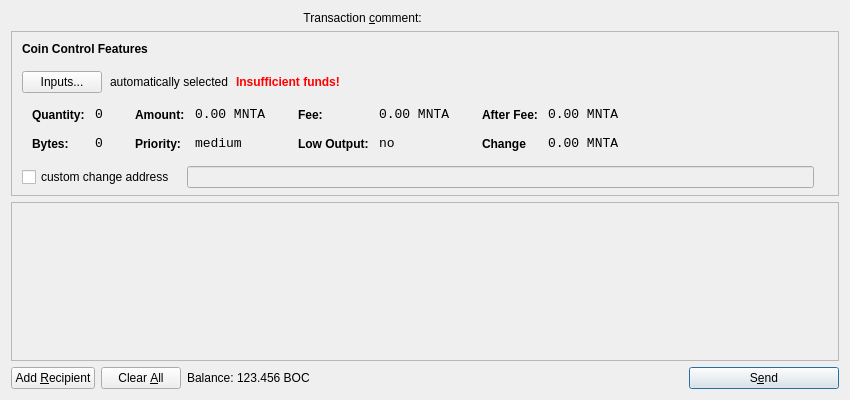
<?xml version="1.0" encoding="UTF-8"?>
<ui version="4.0">
 <class>SendCoinsDialog</class>
 <widget class="QDialog" name="SendCoinsDialog">
  <property name="geometry">
   <rect>
    <x>0</x>
    <y>0</y>
    <width>850</width>
    <height>400</height>
   </rect>
  </property>
  <property name="windowTitle">
   <string>Send Coins</string>
  </property>
  <layout class="QVBoxLayout" name="verticalLayout" stretch="0,0,1,0">
   <item>
    <layout class="QHBoxLayout" name="horizontalLayoutTxComment">
     <property name="spacing">
      <number>0</number>
     </property>
     <item>
      <widget class="QLabel" name="labelTxComment">
       <property name="text">
        <string>Transaction &amp;comment: </string>
       </property>
       <property name="alignment">
        <set>Qt::AlignLeading|Qt::AlignLeft|Qt::AlignRight|Qt::AlignTrailing|Qt::AlignVCenter</set>
       </property>
       <property name="buddy">
        <cstring>editTxComment</cstring>
       </property>
      </widget>
     </item>
     <item>
      <widget class="QValidatedLineEdit" name="editTxComment" native="true">
       <property name="enabled">
        <bool>true</bool>
       </property>
       <property name="toolTip">
        <string>Enter a transaction comment  (MAX 256 Characters) (Note: this information is public)</string>
       </property>
      </widget>
     </item>
    </layout>
   </item>
   <item>
    <widget class="QFrame" name="frameCoinControl">
     <property name="sizePolicy">
      <sizepolicy hsizetype="Expanding" vsizetype="Expanding">
       <horstretch>0</horstretch>
       <verstretch>0</verstretch>
      </sizepolicy>
     </property>
     <property name="maximumSize">
      <size>
       <width>16777215</width>
       <height>16777215</height>
      </size>
     </property>
     <property name="frameShape">
      <enum>QFrame::StyledPanel</enum>
     </property>
     <property name="frameShadow">
      <enum>QFrame::Sunken</enum>
     </property>
     <layout class="QVBoxLayout" name="verticalLayoutCoinControl2">
      <property name="spacing">
       <number>-1</number>
      </property>
      <property name="leftMargin">
       <number>0</number>
      </property>
      <property name="topMargin">
       <number>0</number>
      </property>
      <property name="rightMargin">
       <number>0</number>
      </property>
      <property name="bottomMargin">
       <number>6</number>
      </property>
      <item>
       <layout class="QVBoxLayout" name="verticalLayoutCoinControl" stretch="0,0,0,0,1">
        <property name="spacing">
         <number>0</number>
        </property>
        <property name="leftMargin">
         <number>10</number>
        </property>
        <property name="topMargin">
         <number>10</number>
        </property>
        <item>
         <layout class="QHBoxLayout" name="horizontalLayoutCoinControl1">
          <property name="bottomMargin">
           <number>15</number>
          </property>
          <item>
           <widget class="QLabel" name="labelCoinControlFeatures">
            <property name="sizePolicy">
             <sizepolicy hsizetype="Preferred" vsizetype="Maximum">
              <horstretch>0</horstretch>
              <verstretch>0</verstretch>
             </sizepolicy>
            </property>
            <property name="font">
             <font>
              <weight>75</weight>
              <bold>true</bold>
             </font>
            </property>
            <property name="styleSheet">
             <string notr="true">font-weight:bold;</string>
            </property>
            <property name="text">
             <string>Coin Control Features</string>
            </property>
           </widget>
          </item>
         </layout>
        </item>
        <item>
         <layout class="QHBoxLayout" name="horizontalLayoutCoinControl2" stretch="0,0,0,0">
          <property name="spacing">
           <number>8</number>
          </property>
          <property name="bottomMargin">
           <number>10</number>
          </property>
          <item>
           <widget class="QPushButton" name="pushButtonCoinControl">
            <property name="styleSheet">
             <string notr="true"/>
            </property>
            <property name="text">
             <string>Inputs...</string>
            </property>
           </widget>
          </item>
          <item>
           <widget class="QLabel" name="labelCoinControlAutomaticallySelected">
            <property name="text">
             <string>automatically selected</string>
            </property>
            <property name="margin">
             <number>5</number>
            </property>
           </widget>
          </item>
          <item>
           <widget class="QLabel" name="labelCoinControlInsuffFunds">
            <property name="font">
             <font>
              <weight>75</weight>
              <bold>true</bold>
             </font>
            </property>
            <property name="styleSheet">
             <string notr="true">color:red;font-weight:bold;</string>
            </property>
            <property name="text">
             <string>Insufficient funds!</string>
            </property>
            <property name="margin">
             <number>5</number>
            </property>
           </widget>
          </item>
          <item>
           <spacer name="horizontalSpacerCoinControl">
            <property name="orientation">
             <enum>Qt::Horizontal</enum>
            </property>
            <property name="sizeHint" stdset="0">
             <size>
              <width>40</width>
              <height>1</height>
             </size>
            </property>
           </spacer>
          </item>
         </layout>
        </item>
        <item>
         <widget class="QWidget" name="widgetCoinControl" native="true">
          <property name="sizePolicy">
           <sizepolicy hsizetype="Preferred" vsizetype="Preferred">
            <horstretch>0</horstretch>
            <verstretch>0</verstretch>
           </sizepolicy>
          </property>
          <property name="minimumSize">
           <size>
            <width>0</width>
            <height>0</height>
           </size>
          </property>
          <property name="styleSheet">
           <string notr="true"/>
          </property>
          <layout class="QHBoxLayout" name="horizontalLayoutCoinControl5">
           <property name="margin">
            <number>0</number>
           </property>
           <item>
            <layout class="QHBoxLayout" name="horizontalLayoutCoinControl3" stretch="0,0,0,1">
             <property name="spacing">
              <number>20</number>
             </property>
             <property name="topMargin">
              <number>0</number>
             </property>
             <property name="bottomMargin">
              <number>10</number>
             </property>
             <item>
              <layout class="QFormLayout" name="formLayoutCoinControl1">
               <property name="horizontalSpacing">
                <number>10</number>
               </property>
               <property name="verticalSpacing">
                <number>14</number>
               </property>
               <property name="leftMargin">
                <number>10</number>
               </property>
               <property name="topMargin">
                <number>4</number>
               </property>
               <property name="rightMargin">
                <number>6</number>
               </property>
               <item row="0" column="0">
                <widget class="QLabel" name="labelCoinControlQuantityText">
                 <property name="styleSheet">
                  <string notr="true">font-weight:bold;</string>
                 </property>
                 <property name="text">
                  <string>Quantity:</string>
                 </property>
                 <property name="margin">
                  <number>0</number>
                 </property>
                </widget>
               </item>
               <item row="0" column="1">
                <widget class="QLabel" name="labelCoinControlQuantity">
                 <property name="font">
                  <font>
                   <family>Monospace</family>
                   <pointsize>10</pointsize>
                  </font>
                 </property>
                 <property name="cursor">
                  <cursorShape>IBeamCursor</cursorShape>
                 </property>
                 <property name="contextMenuPolicy">
                  <enum>Qt::ActionsContextMenu</enum>
                 </property>
                 <property name="text">
                  <string>0</string>
                 </property>
                 <property name="margin">
                  <number>0</number>
                 </property>
                 <property name="textInteractionFlags">
                  <set>Qt::LinksAccessibleByMouse|Qt::TextSelectableByKeyboard|Qt::TextSelectableByMouse</set>
                 </property>
                </widget>
               </item>
               <item row="1" column="0">
                <widget class="QLabel" name="labelCoinControlBytesText">
                 <property name="styleSheet">
                  <string notr="true">font-weight:bold;</string>
                 </property>
                 <property name="text">
                  <string>Bytes:</string>
                 </property>
                </widget>
               </item>
               <item row="1" column="1">
                <widget class="QLabel" name="labelCoinControlBytes">
                 <property name="font">
                  <font>
                   <family>Monospace</family>
                   <pointsize>10</pointsize>
                  </font>
                 </property>
                 <property name="cursor">
                  <cursorShape>IBeamCursor</cursorShape>
                 </property>
                 <property name="contextMenuPolicy">
                  <enum>Qt::ActionsContextMenu</enum>
                 </property>
                 <property name="text">
                  <string>0</string>
                 </property>
                 <property name="textInteractionFlags">
                  <set>Qt::LinksAccessibleByMouse|Qt::TextSelectableByKeyboard|Qt::TextSelectableByMouse</set>
                 </property>
                </widget>
               </item>
              </layout>
             </item>
             <item>
              <layout class="QFormLayout" name="formLayoutCoinControl2">
               <property name="horizontalSpacing">
                <number>10</number>
               </property>
               <property name="verticalSpacing">
                <number>14</number>
               </property>
               <property name="leftMargin">
                <number>6</number>
               </property>
               <property name="topMargin">
                <number>4</number>
               </property>
               <property name="rightMargin">
                <number>6</number>
               </property>
               <item row="0" column="0">
                <widget class="QLabel" name="labelCoinControlAmountText">
                 <property name="styleSheet">
                  <string notr="true">font-weight:bold;</string>
                 </property>
                 <property name="text">
                  <string>Amount:</string>
                 </property>
                 <property name="margin">
                  <number>0</number>
                 </property>
                </widget>
               </item>
               <item row="0" column="1">
                <widget class="QLabel" name="labelCoinControlAmount">
                 <property name="font">
                  <font>
                   <family>Monospace</family>
                   <pointsize>10</pointsize>
                  </font>
                 </property>
                 <property name="cursor">
                  <cursorShape>IBeamCursor</cursorShape>
                 </property>
                 <property name="contextMenuPolicy">
                  <enum>Qt::ActionsContextMenu</enum>
                 </property>
                 <property name="text">
                  <string>0.00 MNTA</string>
                 </property>
                 <property name="textInteractionFlags">
                  <set>Qt::LinksAccessibleByMouse|Qt::TextSelectableByKeyboard|Qt::TextSelectableByMouse</set>
                 </property>
                </widget>
               </item>
               <item row="1" column="0">
                <widget class="QLabel" name="labelCoinControlPriorityText">
                 <property name="styleSheet">
                  <string notr="true">font-weight:bold;</string>
                 </property>
                 <property name="text">
                  <string>Priority:</string>
                 </property>
                </widget>
               </item>
               <item row="1" column="1">
                <widget class="QLabel" name="labelCoinControlPriority">
                 <property name="font">
                  <font>
                   <family>Monospace</family>
                   <pointsize>10</pointsize>
                  </font>
                 </property>
                 <property name="cursor">
                  <cursorShape>IBeamCursor</cursorShape>
                 </property>
                 <property name="contextMenuPolicy">
                  <enum>Qt::ActionsContextMenu</enum>
                 </property>
                 <property name="text">
                  <string>medium</string>
                 </property>
                 <property name="textInteractionFlags">
                  <set>Qt::LinksAccessibleByMouse|Qt::TextSelectableByKeyboard|Qt::TextSelectableByMouse</set>
                 </property>
                </widget>
               </item>
              </layout>
             </item>
             <item>
              <layout class="QFormLayout" name="formLayoutCoinControl3">
               <property name="horizontalSpacing">
                <number>10</number>
               </property>
               <property name="verticalSpacing">
                <number>14</number>
               </property>
               <property name="leftMargin">
                <number>6</number>
               </property>
               <property name="topMargin">
                <number>4</number>
               </property>
               <property name="rightMargin">
                <number>6</number>
               </property>
               <item row="0" column="0">
                <widget class="QLabel" name="labelCoinControlFeeText">
                 <property name="styleSheet">
                  <string notr="true">font-weight:bold;</string>
                 </property>
                 <property name="text">
                  <string>Fee:</string>
                 </property>
                 <property name="margin">
                  <number>0</number>
                 </property>
                </widget>
               </item>
               <item row="0" column="1">
                <widget class="QLabel" name="labelCoinControlFee">
                 <property name="font">
                  <font>
                   <family>Monospace</family>
                   <pointsize>10</pointsize>
                  </font>
                 </property>
                 <property name="cursor">
                  <cursorShape>IBeamCursor</cursorShape>
                 </property>
                 <property name="contextMenuPolicy">
                  <enum>Qt::ActionsContextMenu</enum>
                 </property>
                 <property name="text">
                  <string>0.00 MNTA</string>
                 </property>
                 <property name="textInteractionFlags">
                  <set>Qt::LinksAccessibleByMouse|Qt::TextSelectableByKeyboard|Qt::TextSelectableByMouse</set>
                 </property>
                </widget>
               </item>
               <item row="1" column="0">
                <widget class="QLabel" name="labelCoinControlLowOutputText">
                 <property name="styleSheet">
                  <string notr="true">font-weight:bold;</string>
                 </property>
                 <property name="text">
                  <string>Low Output:</string>
                 </property>
                </widget>
               </item>
               <item row="1" column="1">
                <widget class="QLabel" name="labelCoinControlLowOutput">
                 <property name="font">
                  <font>
                   <family>Monospace</family>
                   <pointsize>10</pointsize>
                  </font>
                 </property>
                 <property name="cursor">
                  <cursorShape>IBeamCursor</cursorShape>
                 </property>
                 <property name="contextMenuPolicy">
                  <enum>Qt::ActionsContextMenu</enum>
                 </property>
                 <property name="text">
                  <string>no</string>
                 </property>
                 <property name="textInteractionFlags">
                  <set>Qt::LinksAccessibleByMouse|Qt::TextSelectableByKeyboard|Qt::TextSelectableByMouse</set>
                 </property>
                </widget>
               </item>
              </layout>
             </item>
             <item>
              <layout class="QFormLayout" name="formLayoutCoinControl4">
               <property name="horizontalSpacing">
                <number>10</number>
               </property>
               <property name="verticalSpacing">
                <number>14</number>
               </property>
               <property name="leftMargin">
                <number>6</number>
               </property>
               <property name="topMargin">
                <number>4</number>
               </property>
               <property name="rightMargin">
                <number>6</number>
               </property>
               <item row="0" column="0">
                <widget class="QLabel" name="labelCoinControlAfterFeeText">
                 <property name="styleSheet">
                  <string notr="true">font-weight:bold;</string>
                 </property>
                 <property name="text">
                  <string>After Fee:</string>
                 </property>
                 <property name="margin">
                  <number>0</number>
                 </property>
                </widget>
               </item>
               <item row="0" column="1">
                <widget class="QLabel" name="labelCoinControlAfterFee">
                 <property name="font">
                  <font>
                   <family>Monospace</family>
                   <pointsize>10</pointsize>
                  </font>
                 </property>
                 <property name="cursor">
                  <cursorShape>IBeamCursor</cursorShape>
                 </property>
                 <property name="contextMenuPolicy">
                  <enum>Qt::ActionsContextMenu</enum>
                 </property>
                 <property name="text">
                  <string>0.00 MNTA</string>
                 </property>
                 <property name="textInteractionFlags">
                  <set>Qt::LinksAccessibleByMouse|Qt::TextSelectableByKeyboard|Qt::TextSelectableByMouse</set>
                 </property>
                </widget>
               </item>
               <item row="1" column="0">
                <widget class="QLabel" name="labelCoinControlChangeText">
                 <property name="styleSheet">
                  <string notr="true">font-weight:bold;</string>
                 </property>
                 <property name="text">
                  <string>Change</string>
                 </property>
                </widget>
               </item>
               <item row="1" column="1">
                <widget class="QLabel" name="labelCoinControlChange">
                 <property name="font">
                  <font>
                   <family>Monospace</family>
                   <pointsize>10</pointsize>
                  </font>
                 </property>
                 <property name="cursor">
                  <cursorShape>IBeamCursor</cursorShape>
                 </property>
                 <property name="contextMenuPolicy">
                  <enum>Qt::ActionsContextMenu</enum>
                 </property>
                 <property name="text">
                  <string>0.00 MNTA</string>
                 </property>
                 <property name="textInteractionFlags">
                  <set>Qt::LinksAccessibleByMouse|Qt::TextSelectableByKeyboard|Qt::TextSelectableByMouse</set>
                 </property>
                </widget>
               </item>
              </layout>
             </item>
            </layout>
           </item>
          </layout>
         </widget>
        </item>
        <item>
         <layout class="QHBoxLayout" name="horizontalLayoutCoinControl4" stretch="0,0,0">
          <property name="spacing">
           <number>12</number>
          </property>
          <property name="sizeConstraint">
           <enum>QLayout::SetDefaultConstraint</enum>
          </property>
          <property name="topMargin">
           <number>5</number>
          </property>
          <property name="rightMargin">
           <number>5</number>
          </property>
          <item>
           <widget class="QCheckBox" name="checkBoxCoinControlChange">
            <property name="text">
             <string>custom change address</string>
            </property>
           </widget>
          </item>
          <item>
           <widget class="QLineEdit" name="lineEditCoinControlChange">
            <property name="enabled">
             <bool>false</bool>
            </property>
            <property name="sizePolicy">
             <sizepolicy hsizetype="Expanding" vsizetype="Fixed">
              <horstretch>0</horstretch>
              <verstretch>0</verstretch>
             </sizepolicy>
            </property>
           </widget>
          </item>
          <item>
           <widget class="QLabel" name="labelCoinControlChangeLabel">
            <property name="sizePolicy">
             <sizepolicy hsizetype="Preferred" vsizetype="Expanding">
              <horstretch>0</horstretch>
              <verstretch>0</verstretch>
             </sizepolicy>
            </property>
            <property name="minimumSize">
             <size>
              <width>0</width>
              <height>0</height>
             </size>
            </property>
            <property name="text">
             <string/>
            </property>
            <property name="margin">
             <number>3</number>
            </property>
           </widget>
          </item>
         </layout>
        </item>
        <item>
         <spacer name="verticalSpacerCoinControl">
          <property name="orientation">
           <enum>Qt::Vertical</enum>
          </property>
          <property name="sizeHint" stdset="0">
           <size>
            <width>800</width>
            <height>1</height>
           </size>
          </property>
         </spacer>
        </item>
       </layout>
      </item>
     </layout>
    </widget>
   </item>
   <item>
    <widget class="QScrollArea" name="scrollArea">
     <property name="widgetResizable">
      <bool>true</bool>
     </property>
     <widget class="QWidget" name="scrollAreaWidgetContents">
      <property name="geometry">
       <rect>
        <x>0</x>
        <y>0</y>
        <width>830</width>
        <height>165</height>
       </rect>
      </property>
      <layout class="QVBoxLayout" name="verticalLayout_2">
       <property name="margin">
        <number>0</number>
       </property>
       <item>
        <layout class="QVBoxLayout" name="entries">
         <property name="spacing">
          <number>6</number>
         </property>
        </layout>
       </item>
       <item>
        <spacer name="verticalSpacer">
         <property name="orientation">
          <enum>Qt::Vertical</enum>
         </property>
         <property name="sizeHint" stdset="0">
          <size>
           <width>20</width>
           <height>40</height>
          </size>
         </property>
        </spacer>
       </item>
      </layout>
     </widget>
    </widget>
   </item>
   <item>
    <layout class="QHBoxLayout" name="horizontalLayout">
     <item>
      <widget class="QPushButton" name="addButton">
       <property name="toolTip">
        <string>Send to multiple recipients at once</string>
       </property>
       <property name="text">
        <string>Add &amp;Recipient</string>
       </property>
       <property name="icon">
        <iconset resource="../eMark.qrc">
         <normaloff>:/icons/add</normaloff>:/icons/add</iconset>
       </property>
       <property name="autoDefault">
        <bool>false</bool>
       </property>
      </widget>
     </item>
     <item>
      <widget class="QPushButton" name="clearButton">
       <property name="sizePolicy">
        <sizepolicy hsizetype="Minimum" vsizetype="Fixed">
         <horstretch>0</horstretch>
         <verstretch>0</verstretch>
        </sizepolicy>
       </property>
       <property name="toolTip">
        <string>Remove all transaction fields</string>
       </property>
       <property name="text">
        <string>Clear &amp;All</string>
       </property>
       <property name="icon">
        <iconset resource="../eMark.qrc">
         <normaloff>:/icons/remove</normaloff>:/icons/remove</iconset>
       </property>
       <property name="autoRepeatDelay">
        <number>300</number>
       </property>
       <property name="autoDefault">
        <bool>false</bool>
       </property>
      </widget>
     </item>
     <item>
      <layout class="QHBoxLayout" name="horizontalLayout_2">
       <property name="spacing">
        <number>3</number>
       </property>
       <item>
        <widget class="QLabel" name="label">
         <property name="sizePolicy">
          <sizepolicy hsizetype="Preferred" vsizetype="Fixed">
           <horstretch>0</horstretch>
           <verstretch>0</verstretch>
          </sizepolicy>
         </property>
         <property name="text">
          <string>Balance:</string>
         </property>
        </widget>
       </item>
       <item>
        <widget class="QLabel" name="labelBalance">
         <property name="sizePolicy">
          <sizepolicy hsizetype="Preferred" vsizetype="Fixed">
           <horstretch>0</horstretch>
           <verstretch>0</verstretch>
          </sizepolicy>
         </property>
         <property name="cursor">
          <cursorShape>IBeamCursor</cursorShape>
         </property>
         <property name="text">
          <string>123.456 BOC</string>
         </property>
         <property name="textInteractionFlags">
          <set>Qt::LinksAccessibleByMouse|Qt::TextSelectableByKeyboard|Qt::TextSelectableByMouse</set>
         </property>
        </widget>
       </item>
      </layout>
     </item>
     <item>
      <spacer name="horizontalSpacer">
       <property name="orientation">
        <enum>Qt::Horizontal</enum>
       </property>
       <property name="sizeHint" stdset="0">
        <size>
         <width>40</width>
         <height>20</height>
        </size>
       </property>
      </spacer>
     </item>
     <item>
      <widget class="QPushButton" name="sendButton">
       <property name="minimumSize">
        <size>
         <width>150</width>
         <height>0</height>
        </size>
       </property>
       <property name="toolTip">
        <string>Confirm the send action</string>
       </property>
       <property name="text">
        <string>S&amp;end</string>
       </property>
       <property name="icon">
        <iconset resource="../eMark.qrc">
         <normaloff>:/icons/send</normaloff>:/icons/send</iconset>
       </property>
       <property name="default">
        <bool>true</bool>
       </property>
      </widget>
     </item>
    </layout>
   </item>
  </layout>
 </widget>
 <customwidgets>
  <customwidget>
   <class>QValidatedLineEdit</class>
   <extends>QWidget</extends>
   <header>qvalidatedlineedit.h</header>
  </customwidget>
 </customwidgets>
 <resources>
  <include location="../eMark.qrc"/>
 </resources>
 <connections/>
</ui>
